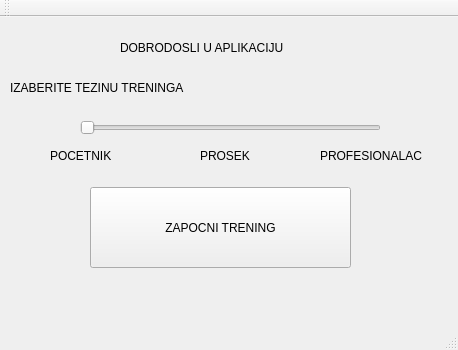
<?xml version="1.0" encoding="UTF-8"?>
<ui version="4.0">
 <class>MainWindow</class>
 <widget class="QMainWindow" name="MainWindow">
  <property name="geometry">
   <rect>
    <x>0</x>
    <y>0</y>
    <width>458</width>
    <height>350</height>
   </rect>
  </property>
  <property name="windowTitle">
   <string>MainWindow</string>
  </property>
  <widget class="QWidget" name="centralWidget">
   <widget class="QLabel" name="label">
    <property name="geometry">
     <rect>
      <x>120</x>
      <y>10</y>
      <width>211</width>
      <height>41</height>
     </rect>
    </property>
    <property name="text">
     <string>DOBRODOSLI U APLIKACIJU</string>
    </property>
   </widget>
   <widget class="QLabel" name="label_2">
    <property name="geometry">
     <rect>
      <x>10</x>
      <y>50</y>
      <width>211</width>
      <height>41</height>
     </rect>
    </property>
    <property name="text">
     <string>IZABERITE TEZINU TRENINGA</string>
    </property>
   </widget>
   <widget class="QSlider" name="horizontalSlider">
    <property name="geometry">
     <rect>
      <x>80</x>
      <y>80</y>
      <width>301</width>
      <height>61</height>
     </rect>
    </property>
    <property name="maximum">
     <number>2</number>
    </property>
    <property name="tracking">
     <bool>true</bool>
    </property>
    <property name="orientation">
     <enum>Qt::Horizontal</enum>
    </property>
    <property name="tickInterval">
     <number>1</number>
    </property>
   </widget>
   <widget class="QLabel" name="label_3">
    <property name="geometry">
     <rect>
      <x>50</x>
      <y>130</y>
      <width>91</width>
      <height>17</height>
     </rect>
    </property>
    <property name="text">
     <string>POCETNIK</string>
    </property>
    <property name="scaledContents">
     <bool>true</bool>
    </property>
   </widget>
   <widget class="QLabel" name="label_4">
    <property name="geometry">
     <rect>
      <x>200</x>
      <y>130</y>
      <width>67</width>
      <height>17</height>
     </rect>
    </property>
    <property name="text">
     <string>PROSEK</string>
    </property>
   </widget>
   <widget class="QLabel" name="label_5">
    <property name="geometry">
     <rect>
      <x>320</x>
      <y>130</y>
      <width>121</width>
      <height>17</height>
     </rect>
    </property>
    <property name="text">
     <string>PROFESIONALAC</string>
    </property>
   </widget>
   <widget class="QPushButton" name="pushButton">
    <property name="geometry">
     <rect>
      <x>90</x>
      <y>170</y>
      <width>261</width>
      <height>81</height>
     </rect>
    </property>
    <property name="text">
     <string>ZAPOCNI TRENING</string>
    </property>
   </widget>
  </widget>
  <widget class="QMenuBar" name="menuBar">
   <property name="geometry">
    <rect>
     <x>0</x>
     <y>0</y>
     <width>458</width>
     <height>25</height>
    </rect>
   </property>
  </widget>
  <widget class="QToolBar" name="mainToolBar">
   <attribute name="toolBarArea">
    <enum>TopToolBarArea</enum>
   </attribute>
   <attribute name="toolBarBreak">
    <bool>false</bool>
   </attribute>
  </widget>
  <widget class="QStatusBar" name="statusBar"/>
 </widget>
 <layoutdefault spacing="6" margin="11"/>
 <resources/>
 <connections/>
</ui>
